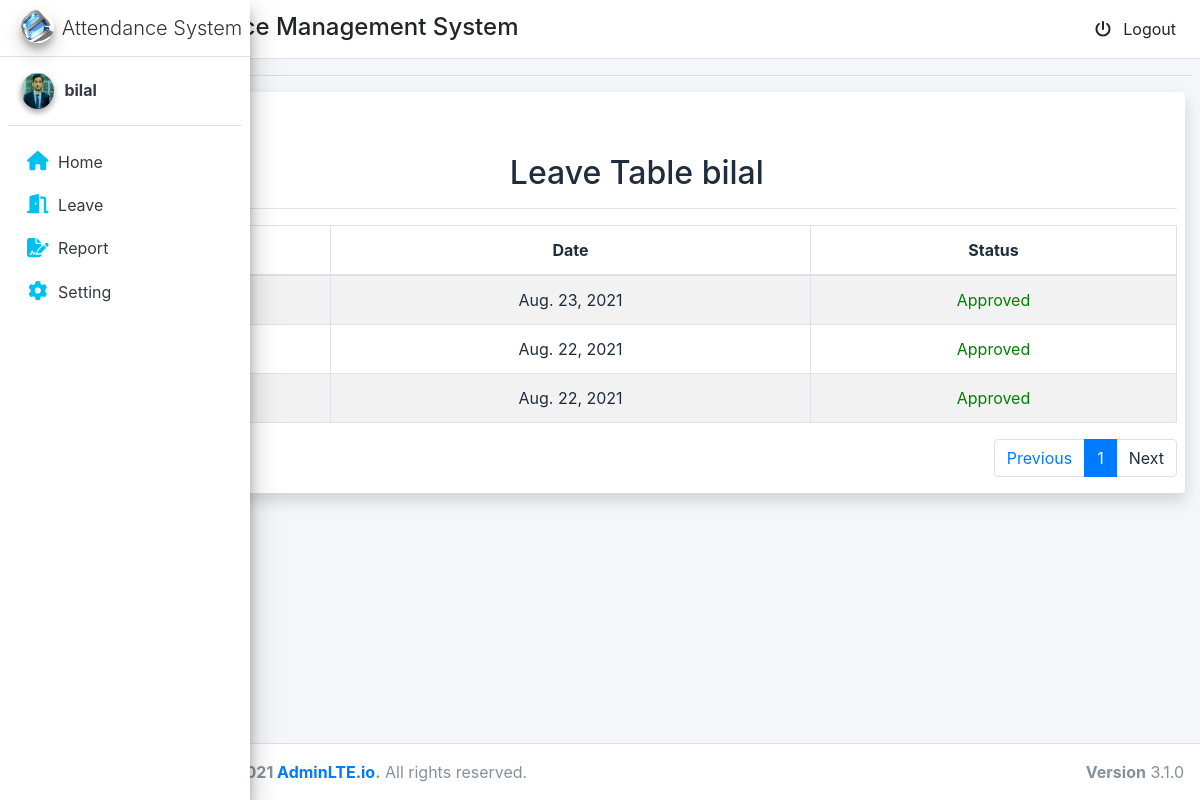
The app's page /student/leave/table (signed in) with its own data.
### account/models.py (models this page shows, shortened)
class MyUser(AbstractUser):
    USER_TYPE_CHOICES = (
        (1, 'student'),
        (2, 'admin'),
    )
    email = models.EmailField(verbose_name='Email', max_length=60, unique=True)
    user_type = models.PositiveSmallIntegerField(choices=USER_TYPE_CHOICES,default='1')
    phone=models.IntegerField(blank=True,null=True)
    picture = models.ImageField(upload_to='static/image/profile_pic/', null=True,blank=True)
    USERNAME_FIELD = 'email'
    username=None
    REQUIRED_FIELDS = []
    objects = CustomUserManager()

### students/models.py (models this page shows, shortened)
class Leave(models.Model):
    date=models.DateField()
    reason=models.TextField(max_length=300,blank=True,null=True)
    student=models.ForeignKey(MyUser,on_delete=models.CASCADE)
    approve=models.BooleanField(default=False)

### students/views.py (the view)
# urls.py: path('leave/table', views.leave_table, name='leave_table'),
def leave_table(request):
    user = request.user
    leaves = Leave.objects.all().filter(student=user).order_by('-id')
    p = Paginator(leaves,7)
    page_number = request.GET.get('page')
    try:
        page_obj = p.get_page(page_number)
    except PageNotAnInteger:
        page_obj = p.page(1)
    except EmptyPage:
        page_obj = p.page(p.num_pages)
    context = {'page_obj': page_obj, }
    return render(request, 'leave_table.html',context)

### students/templates/leave_table.html (shortened to what this page needs)
{% extends 'base.html' %}
{% block content %}
<div class="container-fluid ">
    <div class="col-md-12 shadow bg-white rounded">
        <br>
<a href="{% url 'leave' %}"><button type="button" id="add_leave" class="btn btn-primary">New Application </button></a>
        <h2 class="text-center">Leave Table {{ request.user.first_name }}</h2>
        <hr>
        <div class="content-panel table-responsive">
            <table class="table table-striped table-bordered table-advance table-hover item-table">
                <thead>
                    <tr>
                        <th class="text-center"> S.No</th>
                        <th class="text-center"> Date</th>
                        <th class="text-center">Status</th>
                    </tr>
                </thead>
                <tbody class="product-table-body text-center">
                    {% if page_obj %}
                    {% for leave in page_obj.object_list %}
                    <tr>
                        <td><a href="#">{{ forloop.counter}}</a></td>
                        <td class="#">{{ leave.date }}</td>
                        {% if leave.approve == True %}
                        <td style="color: green;" class="#">Approved</td>
                        {% else %}
                        <td class="#">Not Approved</td>
                        {% endif %}
                    </tr>
                    {% endfor %}
                    {% else %}
                    <tr>
                        <td colspan="8"> No Record Found</td>
                    </tr>
                    {% endif %}
                </tbody>
            </table>
            <nav aria-label="...">
                <ul class="pagination justify-content-end">
                    <li class="page-item ">
                        <a {% if page_obj.has_previous %} href="?page={{page_obj.previous_page_number }}" {% else %}
                            disable {% endif %}>
                            <span class="page-link">Previous</span></a>
                    </li>
                    <li class="page-item active"><a class="page-link "
                            href="?page={{page_obj.number}}">{{page_obj.number}}</a></li>
                    <li class="page-item">
                        <a class="page-link" >Next</a>
                    </li>
                </ul>
            </nav>
        </div>
    </div>
</div>
{% endblock content %}

### templates/components/sidebar.html (shortened to what this page needs)
{% load cache %}
{% load static %}
<aside id="side_bar" class="main-sidebar sidebar-light-primary  elevation-4 ">
    <a href="" class="brand-link ">
        <img src="{% static 'image/ezi.jpg' %}" alt="AdminLTE Logo" class="brand-image img-circle elevation-3">
        <span class="brand-text font-weight-light text-center">Attendance System</span>
    </a>
    <div id="sidebarmenu">
        <div class="sidebar">
            <div class="user-panel mt-3 pb-3 mb-3 d-flex">
                <div class="image">
                    {% if request.user.picture %}
                    <img src="/{{request.user.picture}}" class="img-circle elevation-2" alt="Image">
                    {% else %}
                    <img src="{% static 'image/avatar3.png' %}" class="img-circle elevation-2" alt="Image">
                    {% endif %}
                </div>
                <div class="info">
                    <a href="" class="d-block"><strong>{{request.user.first_name}}</strong></a>
                </div>
            </div>
            <nav class="mt-2">
                <ul class="nav nav-pills nav-sidebar flex-column" data-widget="treeview" role="menu"
                    data-accordion="false">
                  {% if  request.user.user_type == 1 %}
                    <li class="nav-item">
                        <a href="{% url 'student_home' %}"
                            class="nav-link">
                            <i style="color: #00c0ef;" class="nav-icon fa fa-home"></i>
                            <p class="">
                                Home
                            </p>
                        </a>
                    </li>
                    <li class="nav-item">
                        <a href="{% url 'leave_table' %}" class="nav-link ">
                            <i style="color: #00c0ef;" class="nav-icon fas fa-door-open"></i>
                            <p>Leave </p>
                        </a>
                    </li>
                    <li class="nav-item">
                        <a href="{% url 'attendance_table' %}" class="nav-link ">
                            <i style="color: #00c0ef;" class="nav-icon fas fa-file-signature"></i>
                            <p>Report </p>
                        </a>
                    </li>
                    <li class="nav-item">
                        <a href="{% url 'update_profile' %}" class="nav-link ">
                            <i style="color: #00c0ef;" class="nav-icon fas fa-cog"></i>
                            <p>Setting</p>
                        </a>
                    </li>
                  {%endif %}
            </nav>
        </div>
    </div>
</aside>

### records on screen
MyUser: user.picture (picture), user.first_name "bilal"
Leave: date "Aug. 23, 2021", approve "Approved"
Leave: date "Aug. 22, 2021", approve "Approved"
Leave: date "Aug. 22, 2021", approve "Approved"

### other values on screen
{{ page_obj.number }} "1"
